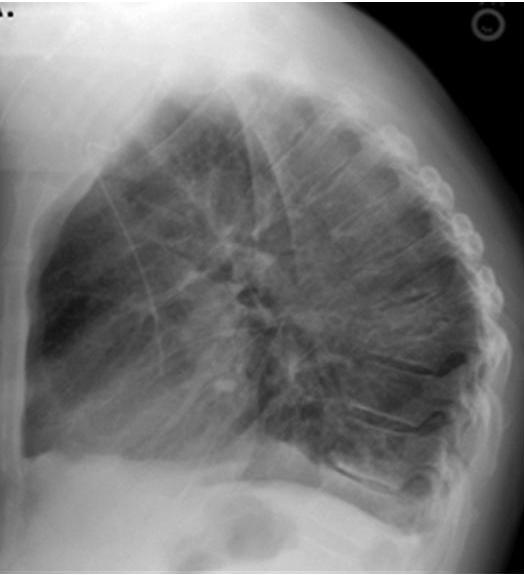
%> input picture rx_2.jpg, 524 x 575 px
$ octave gamma.m   (GNU Octave 9; MATLAB toolbox functions it lacks are replaced by stand-ins)
%> lines starting %> are read from the running program, lines starting %| are printed output that depends on the picture
clear all
close all
clc

%LECTURA DE IMAGEN

img= imread("rx_2.jpg");
%> img is the input picture: size 575x524x3 uint8; min 0, max 255, mean 118.5

%VIASUALIZAR IMAGEN
figure(1)
%imshow(img)

%%AJUSTE GAMMA
img= double(img); %conversion a double
%> img: size 575x524x3 double
gamma1= 0.3; %valor gamma para el ajuste

%FUNCION DE AJUSTE GAMMA
img_gamma = (255.*(img./255).^(1/gamma1));
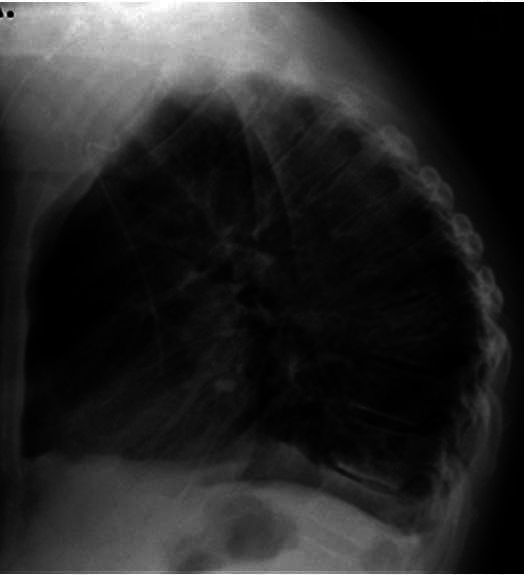
%> img_gamma: size 575x524x3 double; min 0, max 255, mean 38.2


%%RECONVERSION DE FORMATO
img= uint8(img); %conversion de entero de 8 bits
img_gamma= uint8(img_gamma); %conversion de entero de 8 bits
%> img_gamma: size 575x524x3 uint8
imshow([img; img_gamma])
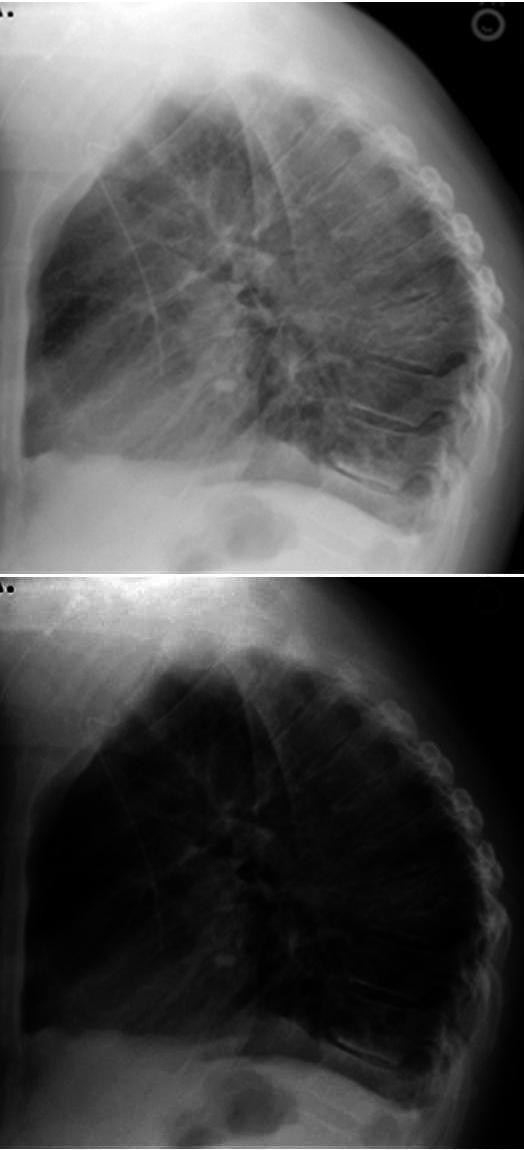
%> displayed picture: size 1150x524x3, on the screen's scale of 0 to 255; min 0, max 255, mean 78.4


%%NEGATIVO DE LA IMAGEN
%img_neg = 255 - img_gamma;
%figure(2)
%imshow(img_neg);

$ run again, with rx_1.jpg copied over rx_2.jpg
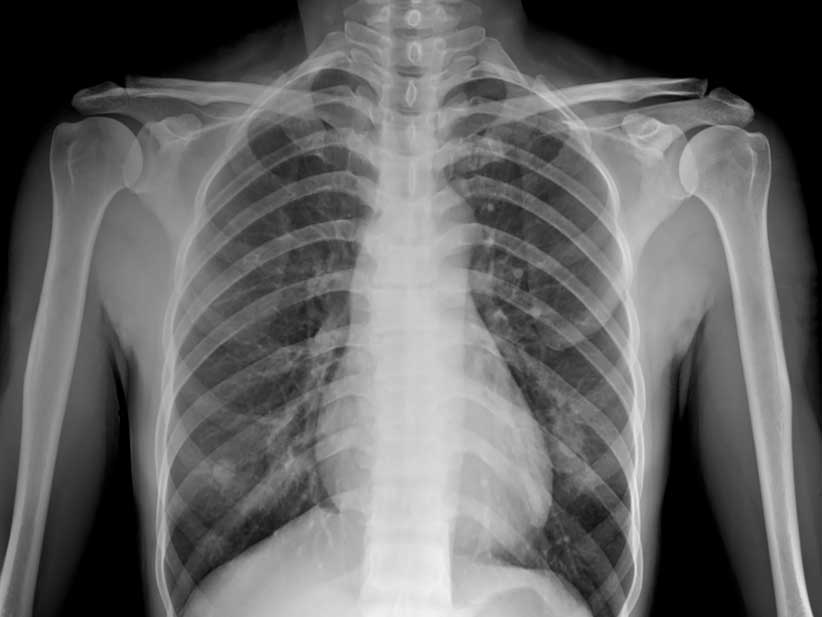
%> input picture rx_1.jpg, 822 x 617 px
%> img is the input picture: size 617x822x3 uint8; min 0, max 242, mean 101.3
%> img: size 617x822x3 double
%> `img_gamma = (255.*(img./255).^(1/gamma1));`:
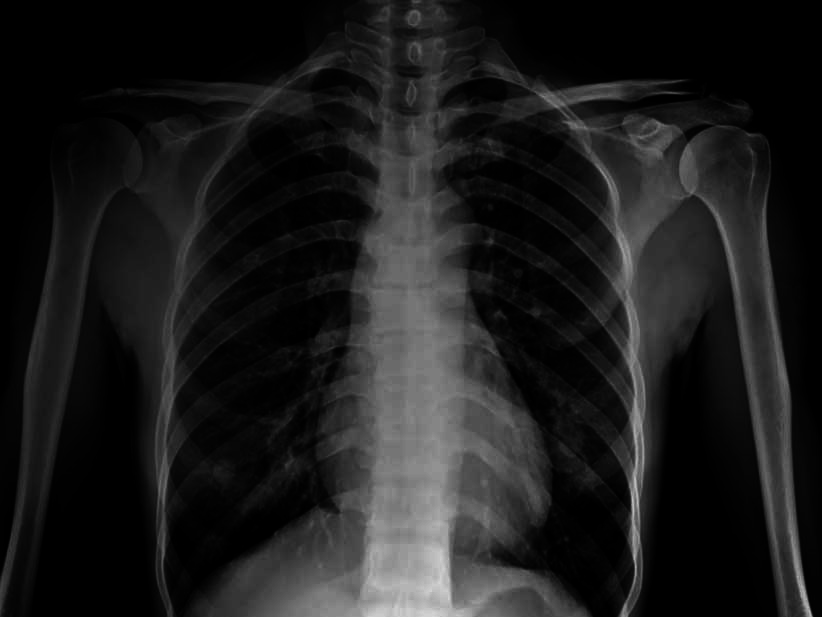
%> img_gamma: size 617x822x3 double; min 0, max 214.2, mean 29.2
%> `imshow([img; img_gamma])`:
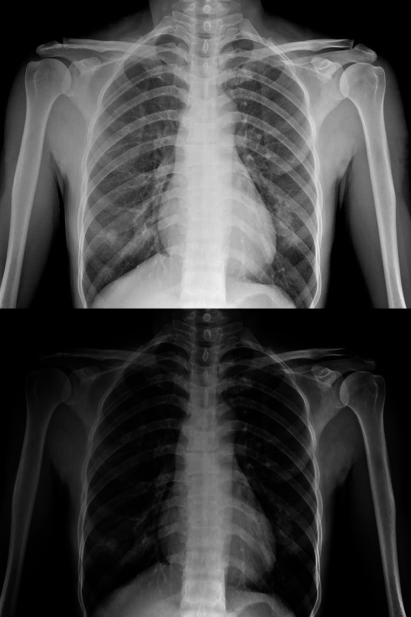
%> displayed picture: size 1234x822x3, on the screen's scale of 0 to 255 (shown at 1/2 size); min 0, max 242, mean 65.3

$ run again, with rx_4.jpg copied over rx_2.jpg
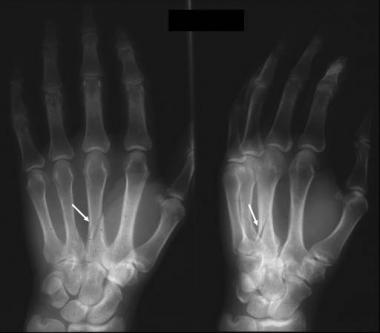
%> input picture rx_4.jpg, 380 x 333 px
%> img is the input picture: size 333x380x3 uint8; min 0, max 255, mean 54.1
%> img: size 333x380x3 double
%> `img_gamma = (255.*(img./255).^(1/gamma1));`:
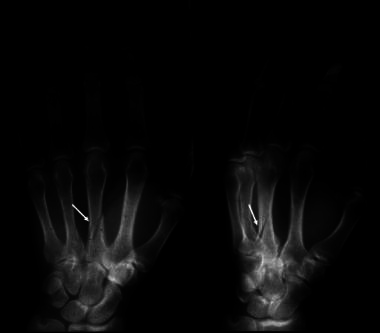
%> img_gamma: size 333x380x3 double; min 0, max 255, mean 8
%> `imshow([img; img_gamma])`:
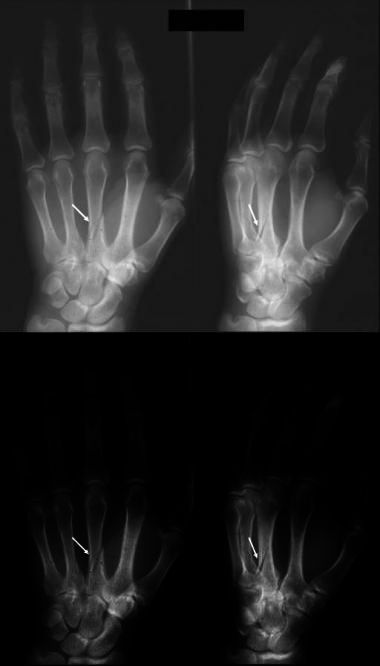
%> displayed picture: size 666x380x3, on the screen's scale of 0 to 255; min 0, max 255, mean 31
